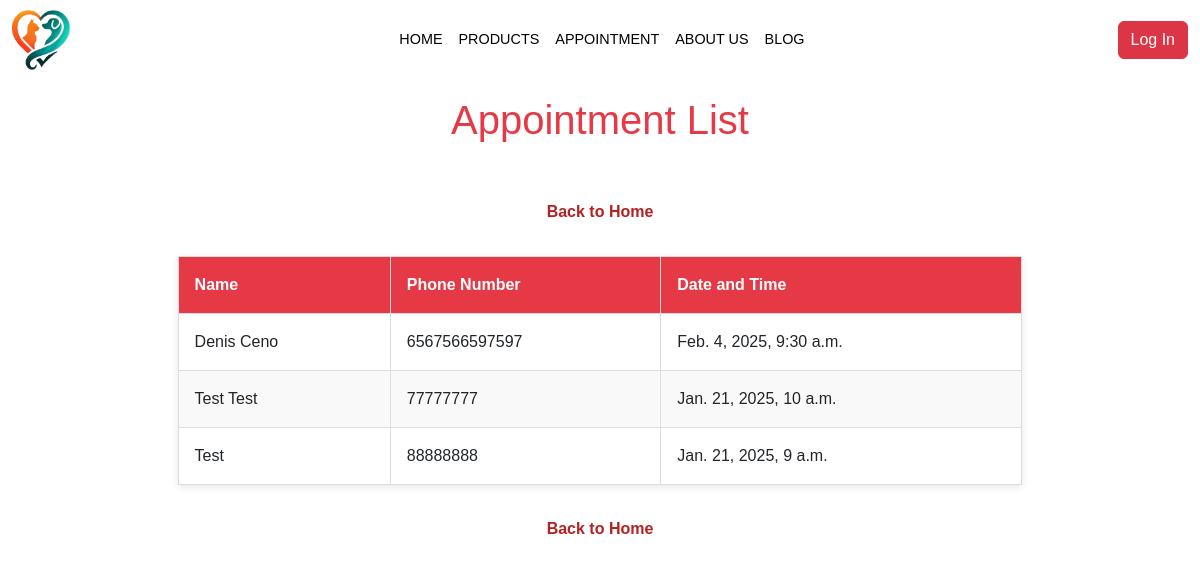
The page /appointments/appointment_list/ on the database as committed earlier.
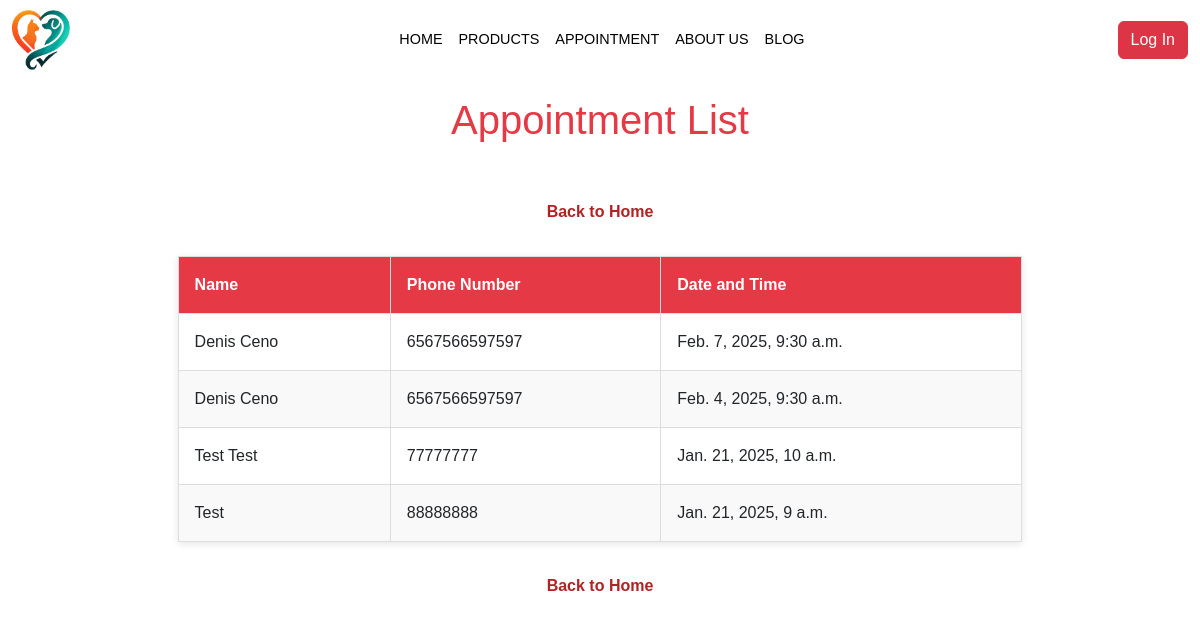
The same page on the database as committed later.
### appointments/models.py (models this page shows, shortened)
class Appointment(models.Model):
    name = models.CharField(max_length=100)
    email = models.EmailField()
    phone = models.CharField(max_length=15)
    appointment_date = models.DateTimeField()

### appointments/views.py (the view)
# urls.py: path('appointment_list/',views.appointment_list,name='appointment-list'),
def appointment_list(request):
    template_name = 'appointments/appointment_list.html'
    appointments = Appointment.objects.all().order_by('-appointment_date')
    context = {
        'appointments': appointments
    }
    return render(request, template_name, context)

### appointments/templates/appointments/appointment_list.html (shortened to what this page needs)
<!DOCTYPE html>
{% load static %}
<html lang="en">
  <head>
    <link
      href="https://cdn.jsdelivr.net/npm/bootstrap@5.3.3/dist/css/bootstrap.min.css"
      rel="stylesheet"
    />
  </head>
  <body>
    {% include 'navbar.html' %}
    <header>
      <h1>Appointment List</h1>
    </header>
    <div class="back-button">
      <a href="{% url 'home-page' %}">Back to Home</a>
    </div>
    <div class="container">
      <table>
        <thead>
          <tr>
            <th>Name</th>
            <th>Phone Number</th>
            <th>Date and Time</th>
          </tr>
        </thead>
        <tbody>
          {% for appointment in appointments %}
          <tr>
            <td>{{ appointment.name }}</td>
            <td>{{ appointment.phone }}</td>
            <td>{{ appointment.appointment_date }}</td>
          </tr>
          {% endfor %}
        </tbody>
      </table>
      <div class="back-button">
        <a href="{% url 'home-page' %}">Back to Home</a>
      </div>
    </div>
  </body>
</html>

Rows that differ between the two databases and show on the page:
added Appointment: name "Denis Ceno", phone "6567566597597", appointment_date "Feb. 7, 2025, 9:30 a.m."
